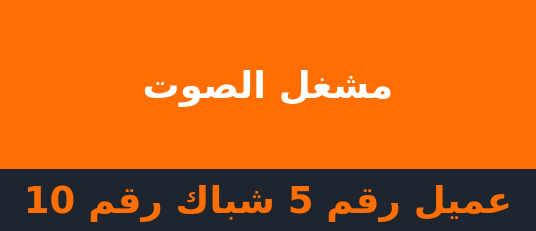
<?xml version="1.0" encoding="UTF-8"?>
<ui version="4.0">
 <class>Form</class>
 <widget class="QWidget" name="Form">
  <property name="geometry">
   <rect>
    <x>0</x>
    <y>0</y>
    <width>536</width>
    <height>231</height>
   </rect>
  </property>
  <property name="windowTitle">
   <string>Form</string>
  </property>
  <layout class="QVBoxLayout" name="verticalLayout">
   <property name="spacing">
    <number>0</number>
   </property>
   <property name="margin">
    <number>0</number>
   </property>
   <item>
    <widget class="QWidget" name="widget" native="true">
     <property name="styleSheet">
      <string notr="true">background:#FF6E00;
color:#fff;</string>
     </property>
     <layout class="QVBoxLayout" name="verticalLayout_3">
      <item>
       <widget class="QLabel" name="label_2">
        <property name="font">
         <font>
          <family>A Jannat LT</family>
          <pointsize>28</pointsize>
          <weight>75</weight>
          <bold>true</bold>
         </font>
        </property>
        <property name="text">
         <string>مشغل الصوت</string>
        </property>
        <property name="alignment">
         <set>Qt::AlignCenter</set>
        </property>
       </widget>
      </item>
     </layout>
    </widget>
   </item>
   <item>
    <widget class="QWidget" name="widget_2" native="true">
     <property name="sizePolicy">
      <sizepolicy hsizetype="Preferred" vsizetype="Fixed">
       <horstretch>0</horstretch>
       <verstretch>0</verstretch>
      </sizepolicy>
     </property>
     <property name="styleSheet">
      <string notr="true">background:#1E252F;
color:#FF6E00;</string>
     </property>
     <layout class="QVBoxLayout" name="verticalLayout_2">
      <item>
       <widget class="QLabel" name="label">
        <property name="font">
         <font>
          <family>A Jannat LT</family>
          <pointsize>28</pointsize>
          <weight>75</weight>
          <bold>true</bold>
         </font>
        </property>
        <property name="text">
         <string>عميل رقم 5 شباك رقم 10</string>
        </property>
        <property name="alignment">
         <set>Qt::AlignCenter</set>
        </property>
       </widget>
      </item>
     </layout>
    </widget>
   </item>
  </layout>
 </widget>
 <resources/>
 <connections/>
</ui>
